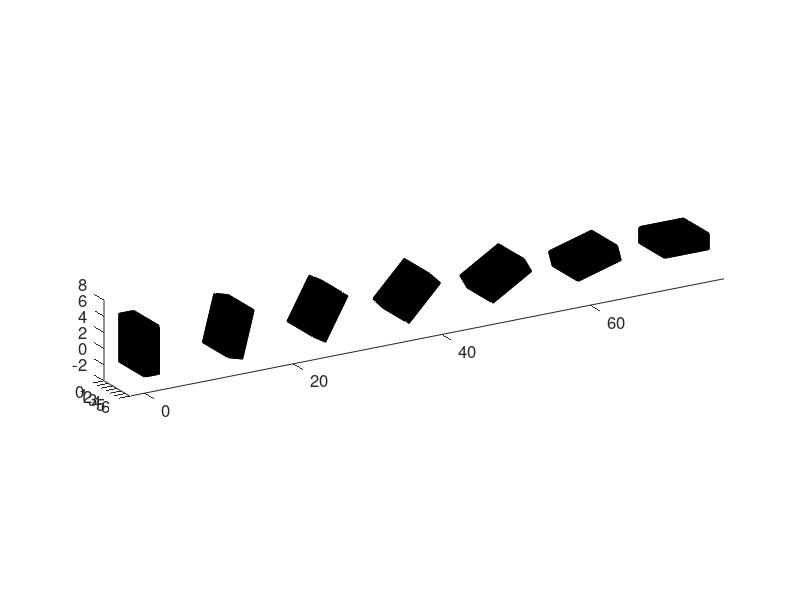

Source code (MATLAB): (Note: this script raises an error after producing the figure.)
% draw a prism slanted from 0 to 90 degrees in 15 degree steps
rot = [0:15:90];

% use patches to make cube
figure;
%figure('Position',[1 scrsz(4) scrsz(3) scrsz(4)]);
xp = [0 1 1 0 0 1 1 0];
yp = [0 0 1 1 0 0 1 1];
zp = [0 0 0 0 1 1 1 1];
sc = [6 2 6];
dy = repmat(max(sc)*2,size(yp));
fmat = [1 2 6 5
        2 3 7 6
        3 4 8 7
        4 1 5 8
        1 2 3 4
        5 6 7 8];
fvcmat = [0.8 0.8 0.8
          0.8 0.8 0.8
          0.8 0.8 0.8
          0.8 0.8 0.8
          0.8 0.8 0.8
          0.8 0.8 0.8];

% plot and rotate prism
xdir = [1 0 0];
center = [3 1 3];
for r = 1:length(rot)
    yshift = dy*(r-1);
    vmat = [xp'*sc(1) yshift'+yp'*sc(2) zp'*sc(3)];
    hp = patch('vertices',vmat,'faces',fmat);
    %hp = patch('vertices',vmat,'faces',fmat,...
    %           'FaceVertexCdata',fvcmat,'FaceColor','flat');
    hold on;
    rotate(hp,xdir,-rot(r),center+[0 yshift(1) 0]);
end
axis equal; view(60,20);

% set axis
axis([0 6 -2 (yshift(1)+dy(1)/2) -2 8]);

% save the figure
set(gcf,'Color','w'); set(gca,'Box','off');
set(get(gca,'YLabel'),'FontSize',14);
set(get(gca,'XLabel'),'FontSize',14);
set(gca,'FontSize',12);
dir_root = fullfile(filesep,'home','action','lenver','Data','TMSEEG');
dir_report = fullfile('Group','kinematics','report');
figname = fullfile(dir_root,dir_report,'AIPpaper_object');
export_fig(figname,'-pdf');
